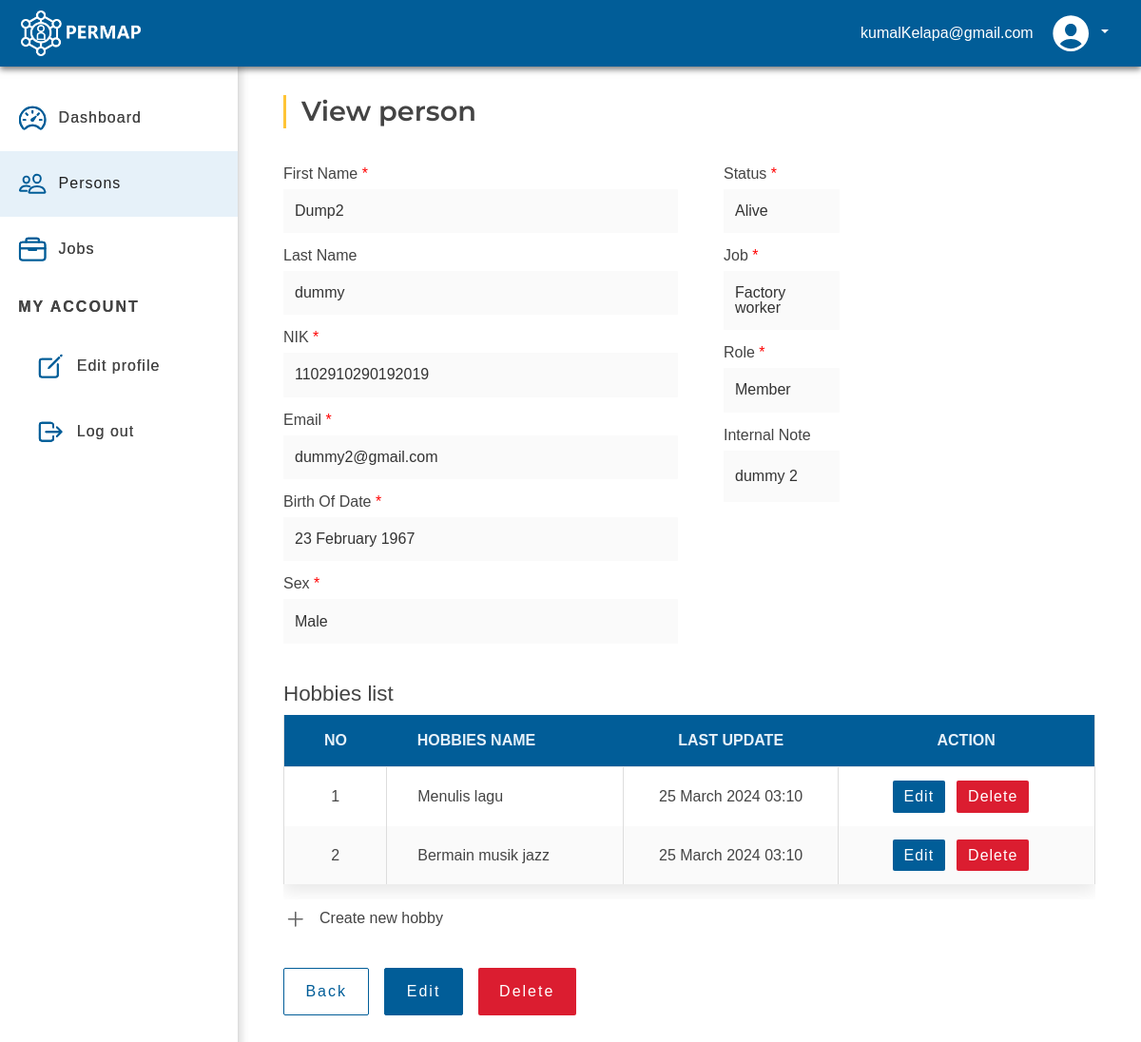
Before: /view-person.php?person=62 (signed in) with the older database file.
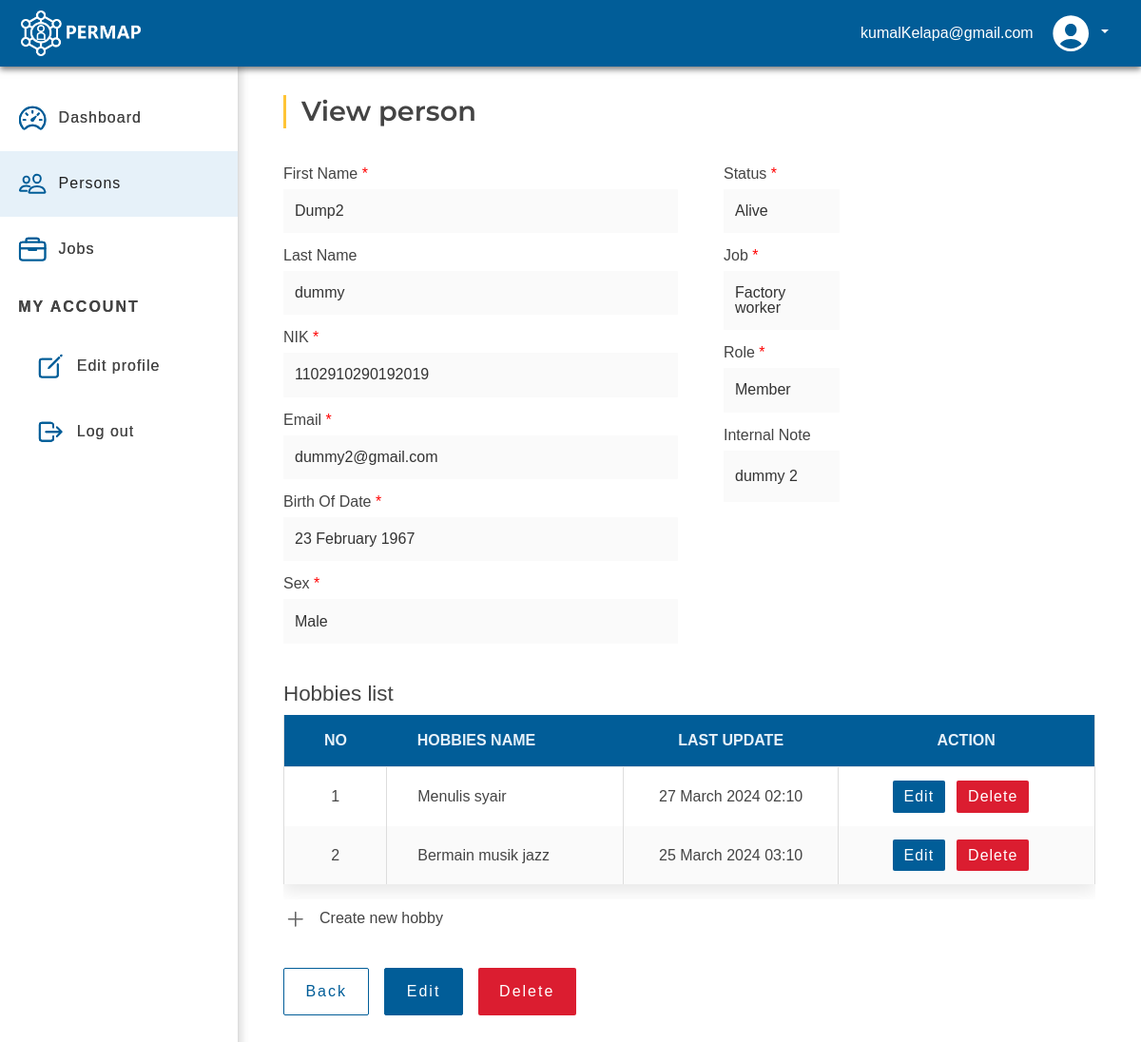
After: the same page with the newer database file.
### tables this page shows
CREATE TABLE `hobbies` (
  `id` int NOT NULL AUTO_INCREMENT,
  `hobbies_name` varchar(60) DEFAULT NULL,
  `person_id` int NOT NULL,
  `last_update` timestamp NULL DEFAULT NULL,
  PRIMARY KEY (`id`),
  KEY `hobbies2_persons_id_fk` (`person_id`),
  CONSTRAINT `hobbies2_persons_id_fk` FOREIGN KEY (`person_id`) REFERENCES `persons` (`id`)
);

### action/utils.php (called while the page is built, shortened)
<?php
require_once __DIR__ . "/../include/db.php";
function getPersonHobbiesFromDb(string $personId): array
{
    global $PDO;
    try {
        $query = "SELECT * FROM `hobbies` WHERE `person_id` = :person_id ORDER BY id DESC ";
        $stmt = $PDO->prepare($query);
        $stmt->execute(array(
            "person_id" => $personId
        ));
        $personHobbies = $stmt->fetchAll(PDO::FETCH_ASSOC);
    } catch (PDOException $e) {
        die("Query error: " . $e->getMessage());
    }
    $result = [];
    for ($i = 0; $i < count($personHobbies); $i++) {
        $hobby = [
            ID => $personHobbies[$i][ID],
            HOBBIES_NAME => $personHobbies[$i][HOBBIES_NAME],
            HOBBIES_PERSON_ID => $personHobbies[$i][HOBBIES_PERSON_ID],
            HOBBIES_LAST_UPDATE => convertDateToTimestamp($personHobbies[$i][HOBBIES_LAST_UPDATE])
        ];
        $result[] = $hobby;
    }
    return $result;
}
function transformSexFromDb(string $value): string
{
    return match ($value) {
        'F' => SEX_FEMALE,
        'M' => SEX_MALE,
        default => SEX_BETTER_NOT_SAY,
    };
}
function transformRoleFromDb(string $value): string
{
    return match ($value) {
        'A' => ROLE_ADMIN,
        default => ROLE_MEMBER
    };
}
function convertDateToTimestamp(mixed $date): int|null
{
    if (!is_numeric($date)) {
        $date = str_replace('-', '/', $date);
        return strtotime($date);
    }
    return null;
}
function &findFirstFromDb(string $tableName, string $key, string $value, int|null $id = null): mixed
{
    global $PDO;
    try {
        $query = "SELECT * FROM $tableName WHERE $key = :value";
        $queryParam = array(
            'value' => $value
        );
        $query .= ' LIMIT 1';
        $stmt = $PDO->prepare($query);
        $stmt->execute($queryParam);
        $firstData = $stmt->fetch(PDO::FETCH_ASSOC);
        return $firstData;
    } catch (PDOException $e) {
        die($e->getMessage());
    }
}
function setPersonValueFromDb(array $array): array
{
    $array[PERSON_BIRTH_DATE] = convertDateToTimestamp($array[PERSON_BIRTH_DATE]);
    $array[PERSON_SEX] = transformSexFromDb($array[PERSON_SEX]);
    $array[PERSON_ROLE] = transformRoleFromDb($array[PERSON_ROLE]);
    return $array;
}

### include/table-3-column.php (the view, shortened to what the changed rows need)
<?php
function tableThreeColumn(
    string      $identifier,
    array       $user,
    string      $constName,
    string      $modalText,
    array|null  $array = null,
    array|null  $dataPaginated = null,
    int|null    $prev = null,
    int|null    $next = null,
    int|null    $page = null,
    int|null    $limit = null,
    string|null $noun = null,
    int|null    $personId = null,
    string|null    $keyword = null): void
{
    ?>
    <div class="row">
        <div class="col-xxl-12">
            <div class="row">
                <div class="col-xl-12 col-lg-12 col-md-12">
                    <div class="table-wrapper ">
                        <div class="table-container">
                            <div class="table-responsive">
                                <table class="table" id="table">
                                    <thead>
                                    <tr>
                                        <th scope="col" class="text-center">No</th>
                                        <th scope="col"><?= $noun ?> Name</th>
                                        <th scope="col" class="text-center">Last update</th>
                                        <?php
                                        if ($identifier === 'page-my-profile' || $identifier === 'page-view-person' && $user[PERSON_ROLE] == ROLE_ADMIN || $identifier === 'page-hobbies' && $user[PERSON_ROLE] == ROLE_ADMIN) {
                                            ?>
                                            <th scope="col" class="text-center">Action</th>
                                            <?php
                                        }
                                        ?>
                                    </tr>
                                    </thead>
                                    <tbody>
                                    <?php
                                    $number = ($page - 1) * $limit + 1;
                                    $dataArray = $dataPaginated[PAGING_DATA] ?? $array;
                                    foreach ($dataArray as $data) { ?>
                                        <tr>
                                            <td class="text-center p-3"><?= $number ?></td>
                                            <td><?= $data[HOBBIES_NAME] ?></td>
                                            <td class="text-center p-3"><?= date('d F Y H:i', $data[HOBBIES_LAST_UPDATE]) ?></td>
                                            <?php
                                            if ($identifier === 'page-my-profile' || $identifier === 'page-view-person' && $user[PERSON_ROLE] == ROLE_ADMIN || $identifier === 'page-hobbies' && $user[PERSON_ROLE] == ROLE_ADMIN) {
                                                ?>
                                                <td>
                                                    <div class="person-btn d-flex justify-content-center align-items-center">
                                                        <button class="btn p-0">
                                                            <a
                                                                    href="../edit-hobby.php?hobby=<?= $data[ID] ?>"
                                                                    class="nav-link table-nav block-color-btn"
                                                            >Edit</a
                                                            >
                                                        </button>
                                                        <button class="btn" type="button"
                                                                data-bs-toggle="modal"
                                                                data-bs-target="#exampleModal<?= $data[ID] ?>"
                                                        ><a class="delete-btn nav-link table-nav">Delete</a>
                                                        </button>
                                                    </div>
                                                </td>
                                                <?php
                                            }
                                            ?>
                                        </tr>
                                        <?php
                                        $number++;
                                    }
                                    ?>
                                    </tbody>
                                </table>
                            </div>
                        </div>
                    </div>
                </div>
            </div>
        </div>
    </div>
    <?php
}

Changed rows visible on the page:
changed hobbies: hobbies_name "Menulis lagu" → "Menulis syair"; data "25 March 2024 03:10" → "27 March 2024 02:10"
